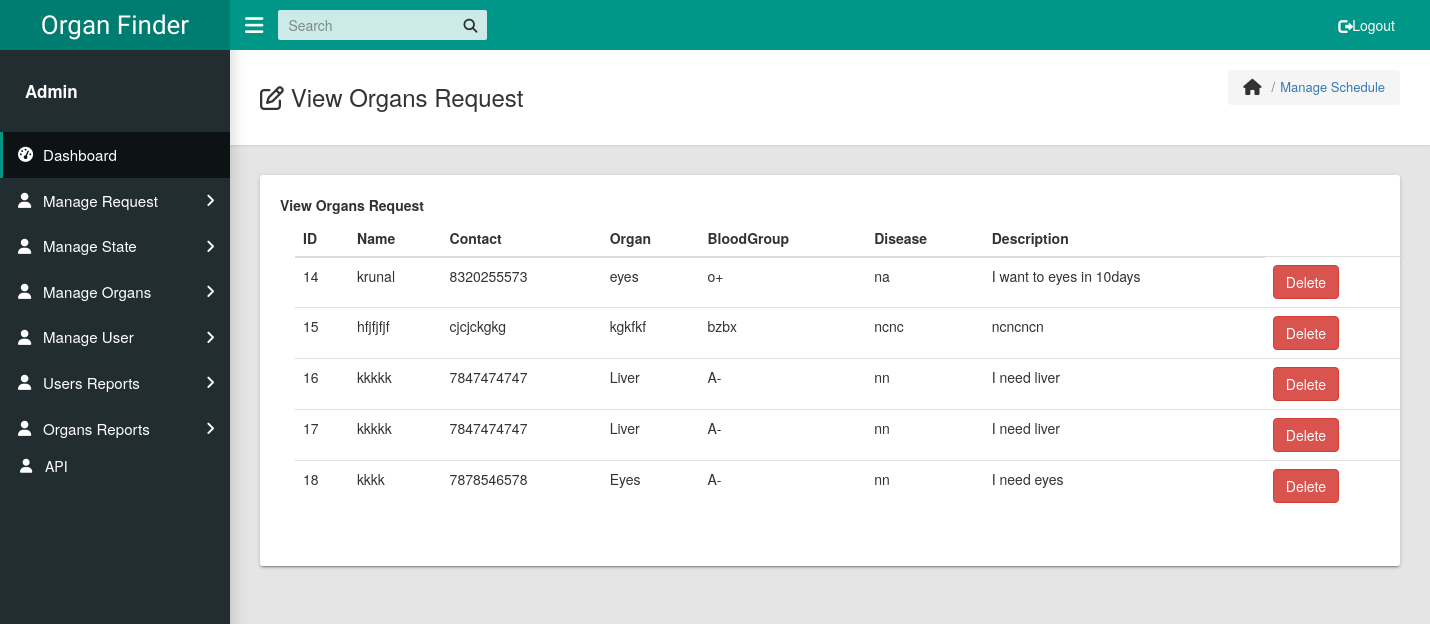
The page /viewrequestrec.php on the database its author committed.
### tables this page shows
CREATE TABLE `request` (
  `id` int(11) NOT NULL,
  `r_name` varchar(50) NOT NULL,
  `r_cnum` varchar(50) NOT NULL,
  `r_orgen` varchar(100) NOT NULL,
  `r_bloodgroup` varchar(100) NOT NULL,
  `r_disease` varchar(100) NOT NULL,
  `r_description` varchar(100) NOT NULL
);

### viewrequestrec.php (the view, shortened to what this page needs)
<?php
include "config.php";
$sql = "SELECT * FROM request";
$result = $conn->query($sql);?>
<!DOCTYPE html>
<html lang="en">
<head>
    <link rel="stylesheet" type="text/css" href="css/main.css">
	<link rel="stylesheet" href="https://maxcdn.bootstrapcdn.com/bootstrap/3.4.0/css/bootstrap.min.css">
    <link rel="stylesheet" type="text/css" href="../../maxcdn.bootstrapcdn.com/font-awesome/4.7.0/css/font-awesome.min.css">
  </head>
  <body class="app sidebar-mini rtl">
    <header class="app-header"><a class="app-header__logo" href="dashboard.php">Organ Finder</a>
      <a class="app-sidebar__toggle" href="#" data-toggle="sidebar" aria-label="Hide Sidebar"></a>
      <ul class="app-nav">
        <li class="app-search">
          <input class="app-search__input" type="search" placeholder="Search">
          <button class="app-search__button"><i class="fa fa-search"></i></button>
        </li>
    			<li class="app-nav">
				<a class="treeview-item" href="logout.php"><i class="glyphicon glyphicon-log-out"></i> Logout</a>
				</li>
    </header>
    <aside class="app-sidebar">
      <div class="app-sidebar__user"><img class="app-sidebar__user-avatar" src="admin.png" alt="">
        <div>
          <p class="app-sidebar__user-name"><b>Admin</b></p>
        </div>
      </div>
      <ul class="app-menu">
        <li><a class="app-menu__item active" href="dashboard.php"><i class="app-menu__icon fa fa-dashboard"></i><span class="app-menu__label">Dashboard</span></a></li>
	<li class="treeview"><a class="app-menu__item" href="viewrequestrec.php" data-toggle="treeview"><i class="app-menu__icon fa fa-user">
      </i><span class="app-menu__label">Manage Request</span><i class="treeview-indicator fa fa-angle-right"></i></a>
        </li>
        <li class="treeview"><a class="app-menu__item" href="#" data-toggle="treeview"><i class="app-menu__icon fa fa-user"></i><span class="app-menu__label">Manage State</span><i class="treeview-indicator fa fa-angle-right"></i></a>
        </li>
       <li class="treeview"><a class="app-menu__item" href="#" data-toggle="treeview"><i class="app-menu__icon fa fa-user"></i><span class="app-menu__label">Manage Organs</span><i class="treeview-indicator fa fa-angle-right"></i></a>
        </li>
        <li class="treeview"><a class="app-menu__item" href="#" data-toggle="treeview"><i class="app-menu__icon fa fa-user"></i><span class="app-menu__label">Manage User</span><i class="treeview-indicator fa fa-angle-right"></i></a>
        </li>
		<li class="treeview"><a class="app-menu__item" href="#" data-toggle="treeview"><i class="app-menu__icon fa fa-user"></i><span class="app-menu__label"> Users Reports</span><i class="treeview-indicator fa fa-angle-right"></i></a>
		  </li>
		  <li class="treeview"><a class="app-menu__item" href="#" data-toggle="treeview"><i class="app-menu__icon fa fa-user"></i>
		<span class="app-menu__label">Organs Reports</span><i class="treeview-indicator fa fa-angle-right"></i></a>
		  </li>
		  <li><a class="treeview-item" href="api.php"><i class="app-menu__icon fa fa-user"></i> API</a></li>
      </ul>
    </aside>
    <main class="app-content">
      <div class="app-title">
        <div>
          <h1><i class="fa fa-edit"></i> View Organs Request</h1>
        </div>
        <ul class="app-breadcrumb breadcrumb">
          <li class="breadcrumb-item"><i class="fa fa-home fa-lg"></i></li>
          <li class="breadcrumb-item"><a href="#">Manage Schedule</a></li>
        </ul>
      </div>
      <div class="row">
        <div class="col-md-12">
          <div class="tile">
            <div class="row">
              <div class="col-lg-6">
                <form>
                  <div class="form-group">
                                    <label for="exampleSelect1">View Organs Request</label>
					<div class="container">
<table class="table">
	<thead>
		<tr>
		<th>ID</th>
		<th>Name</th>
		<th>Contact</th>
		<th>Organ</th>
		<th>BloodGroup</th>
		<th>Disease</th>
		<th>Description</th>
	</tr>
	</thead>
	<tbody>
		<?php
			if ($result->num_rows > 0)
			{
				while ($row = $result->fetch_assoc())
					{
				?>
					<tr>
					<td><?php echo $row['id']; ?></td>
					<td><?php echo $row['r_name']; ?></td>
					<td><?php echo $row['r_cnum']; ?></td>
					<td><?php echo $row['r_orgen']; ?></td>
					<td><?php echo $row['r_bloodgroup']; ?></td>
					<td><?php echo $row['r_disease']; ?></td>
					<td><?php echo $row['r_description']; ?></td>
					<td><a class="btn btn-danger" href="deleteviewrequest.php?id=<?php echo $row['id']; ?>">Delete</a></td>
					</tr>
		<?php		}
			}
		?>
	</tbody>
</table>
	</div>
</div>
                </div>
            </div>
          </div>
        </div>
      </div>
    </main>
</html>

### rows shown on the page
request: id "14", r_name "krunal", r_cnum "8320255573", r_orgen "eyes", r_bloodgroup "o+", r_disease "na", r_description "I want to eyes in 10days"
request: id "15", r_name "hfjfjfjf", r_cnum "cjcjckgkg", r_orgen "kgkfkf", r_bloodgroup "bzbx", r_disease "ncnc", r_description "ncncncn"
request: id "16", r_name "kkkkk", r_cnum "7847474747", r_orgen "Liver", r_bloodgroup "A-", r_disease "nn", r_description "I need liver"
request: id "17", r_name "kkkkk", r_cnum "7847474747", r_orgen "Liver", r_bloodgroup "A-", r_disease "nn", r_description "I need liver"
request: id "18", r_name "kkkk", r_cnum "7878546578", r_orgen "Eyes", r_bloodgroup "A-", r_disease "nn", r_description "I need eyes"
